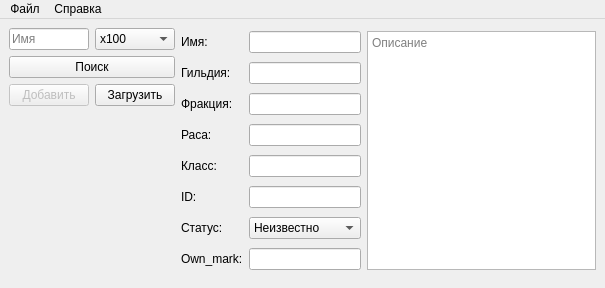
<?xml version="1.0" encoding="UTF-8"?>
<ui version="4.0">
 <class>MainWindow</class>
 <widget class="QMainWindow" name="MainWindow">
  <property name="geometry">
   <rect>
    <x>0</x>
    <y>0</y>
    <width>605</width>
    <height>288</height>
   </rect>
  </property>
  <property name="windowTitle">
   <string>DBCI v2.1</string>
  </property>
  <property name="windowIcon">
   <iconset resource="resource.qrc">
    <normaloff>:/img/img/ParserIcon_small.png</normaloff>:/img/img/ParserIcon_small.png</iconset>
  </property>
  <widget class="QWidget" name="centralwidget">
   <layout class="QGridLayout" name="gridLayout_3">
    <item row="0" column="0">
     <layout class="QGridLayout" name="gridLayout">
      <item row="0" column="1">
       <widget class="QComboBox" name="comboBox">
        <property name="currentIndex">
         <number>2</number>
        </property>
        <item>
         <property name="text">
          <string>FUN</string>
         </property>
        </item>
        <item>
         <property name="text">
          <string>x5</string>
         </property>
        </item>
        <item>
         <property name="text">
          <string>x100</string>
         </property>
        </item>
       </widget>
      </item>
      <item row="2" column="0">
       <widget class="QPushButton" name="buttonSave">
        <property name="enabled">
         <bool>false</bool>
        </property>
        <property name="text">
         <string>Добавить</string>
        </property>
       </widget>
      </item>
      <item row="0" column="0">
       <widget class="QLineEdit" name="lineEdit">
        <property name="text">
         <string/>
        </property>
        <property name="placeholderText">
         <string>Имя</string>
        </property>
       </widget>
      </item>
      <item row="1" column="0" colspan="2">
       <widget class="QPushButton" name="pushButton">
        <property name="text">
         <string>Поиск</string>
        </property>
       </widget>
      </item>
      <item row="2" column="1">
       <widget class="QPushButton" name="buttonLoad">
        <property name="text">
         <string>Загрузить</string>
        </property>
       </widget>
      </item>
      <item row="3" column="0" colspan="2">
       <widget class="QLabel" name="labelIndicator">
        <property name="text">
         <string/>
        </property>
        <property name="textFormat">
         <enum>Qt::PlainText</enum>
        </property>
       </widget>
      </item>
     </layout>
    </item>
    <item row="0" column="1" rowspan="2">
     <layout class="QGridLayout" name="gridLayout_2">
      <item row="0" column="0">
       <widget class="QLabel" name="label">
        <property name="text">
         <string>Имя:</string>
        </property>
       </widget>
      </item>
      <item row="0" column="1">
       <widget class="QLineEdit" name="editName">
        <property name="enabled">
         <bool>true</bool>
        </property>
        <property name="readOnly">
         <bool>true</bool>
        </property>
       </widget>
      </item>
      <item row="0" column="2" rowspan="8">
       <widget class="QTextEdit" name="textEdit">
        <property name="placeholderText">
         <string>Описание</string>
        </property>
       </widget>
      </item>
      <item row="1" column="0">
       <widget class="QLabel" name="label_2">
        <property name="text">
         <string>Гильдия:</string>
        </property>
       </widget>
      </item>
      <item row="1" column="1">
       <widget class="QLineEdit" name="editGuild">
        <property name="enabled">
         <bool>true</bool>
        </property>
        <property name="readOnly">
         <bool>true</bool>
        </property>
       </widget>
      </item>
      <item row="2" column="0">
       <widget class="QLabel" name="label_3">
        <property name="text">
         <string>Фракция:</string>
        </property>
       </widget>
      </item>
      <item row="2" column="1">
       <widget class="QLineEdit" name="editFaction">
        <property name="enabled">
         <bool>true</bool>
        </property>
        <property name="readOnly">
         <bool>true</bool>
        </property>
       </widget>
      </item>
      <item row="3" column="0">
       <widget class="QLabel" name="label_4">
        <property name="text">
         <string>Раса:</string>
        </property>
       </widget>
      </item>
      <item row="3" column="1">
       <widget class="QLineEdit" name="editRace">
        <property name="enabled">
         <bool>true</bool>
        </property>
        <property name="readOnly">
         <bool>true</bool>
        </property>
       </widget>
      </item>
      <item row="4" column="0">
       <widget class="QLabel" name="label_5">
        <property name="text">
         <string>Класс:</string>
        </property>
       </widget>
      </item>
      <item row="4" column="1">
       <widget class="QLineEdit" name="editClass">
        <property name="enabled">
         <bool>true</bool>
        </property>
        <property name="readOnly">
         <bool>true</bool>
        </property>
       </widget>
      </item>
      <item row="5" column="0">
       <widget class="QLabel" name="label_6">
        <property name="text">
         <string>ID:</string>
        </property>
       </widget>
      </item>
      <item row="5" column="1">
       <widget class="QLineEdit" name="editID">
        <property name="enabled">
         <bool>true</bool>
        </property>
        <property name="readOnly">
         <bool>true</bool>
        </property>
       </widget>
      </item>
      <item row="6" column="0">
       <widget class="QLabel" name="label_7">
        <property name="text">
         <string>Статус:</string>
        </property>
       </widget>
      </item>
      <item row="6" column="1">
       <widget class="QComboBox" name="comboBoxStatus">
        <item>
         <property name="text">
          <string>Неизвестно</string>
         </property>
        </item>
        <item>
         <property name="text">
          <string>Попущен</string>
         </property>
        </item>
        <item>
         <property name="text">
          <string>Ликвидирован</string>
         </property>
        </item>
        <item>
         <property name="text">
          <string>Амнистирован</string>
         </property>
        </item>
        <item>
         <property name="text">
          <string>Продан</string>
         </property>
        </item>
       </widget>
      </item>
      <item row="7" column="0">
       <widget class="QLabel" name="label_8">
        <property name="text">
         <string>Own_mark:</string>
        </property>
       </widget>
      </item>
      <item row="7" column="1">
       <widget class="QLineEdit" name="lineEditOwner"/>
      </item>
     </layout>
    </item>
    <item row="1" column="0">
     <widget class="QLabel" name="image">
      <property name="sizePolicy">
       <sizepolicy hsizetype="Preferred" vsizetype="Expanding">
        <horstretch>0</horstretch>
        <verstretch>0</verstretch>
       </sizepolicy>
      </property>
      <property name="text">
       <string/>
      </property>
      <property name="pixmap">
       <pixmap resource="resource.qrc">:/img/img/ParserIcon_small.png</pixmap>
      </property>
      <property name="scaledContents">
       <bool>true</bool>
      </property>
      <property name="alignment">
       <set>Qt::AlignCenter</set>
      </property>
     </widget>
    </item>
   </layout>
  </widget>
  <widget class="QMenuBar" name="menubar">
   <property name="geometry">
    <rect>
     <x>0</x>
     <y>0</y>
     <width>605</width>
     <height>25</height>
    </rect>
   </property>
   <widget class="QMenu" name="menuFile">
    <property name="title">
     <string>Файл</string>
    </property>
    <addaction name="actionOpen"/>
    <addaction name="separator"/>
    <addaction name="actionExit"/>
   </widget>
   <widget class="QMenu" name="menuInfo">
    <property name="title">
     <string>Справка</string>
    </property>
    <addaction name="actionManual"/>
    <addaction name="actionAbout"/>
   </widget>
   <addaction name="menuFile"/>
   <addaction name="menuInfo"/>
  </widget>
  <action name="actionOpen">
   <property name="text">
    <string>Открыть...</string>
   </property>
  </action>
  <action name="actionExit">
   <property name="text">
    <string>Выход</string>
   </property>
  </action>
  <action name="actionAbout">
   <property name="text">
    <string>О программе...</string>
   </property>
  </action>
  <action name="actionManual">
   <property name="text">
    <string>Знакомство</string>
   </property>
  </action>
 </widget>
 <resources>
  <include location="resource.qrc"/>
 </resources>
 <connections/>
</ui>
